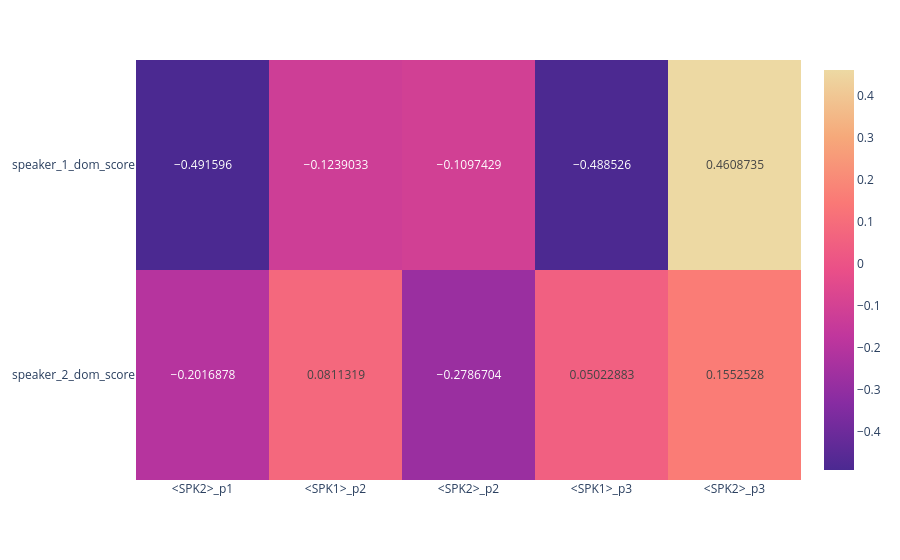

This figure's notebook cell:
### Code cell
fig_corr

### Figure 1 — Plotly figure (JSON) as saved in the notebook; plotly's stock layout.template omitted (floating-point values rounded to 4 significant figures)
{"data": [{"coloraxis": "coloraxis", "hovertemplate": "x: %{x}<br>y: %{y}<br>color: %{z}<extra></extra>", "name": "0", "texttemplate": "%{z}", "type": "heatmap", "x": ["<SPK2>_p1", "<SPK1>_p2", "<SPK2>_p2", "<SPK1>_p3", "<SPK2>_p3"], "xaxis": "x", "y": ["speaker_1_dom_score", "speaker_2_dom_score"], "yaxis": "y", "z": [[-0.4916, -0.1239, -0.1097, -0.4885, 0.4609], [-0.2017, 0.08113, -0.2787, 0.05023, 0.1553]]}], "layout": {"coloraxis": {"colorscale": [[0, "rgb(75, 41, 145)"], [0.1667, "rgb(135, 44, 162)"], [0.3333, "rgb(192, 54, 157)"], [0.5, "rgb(234, 79, 136)"], [0.6667, "rgb(250, 120, 118)"], [0.8333, "rgb(246, 169, 122)"], [1, "rgb(237, 217, 163)"]]}, "margin": {"t": 60}, "xaxis": {"anchor": "y", "domain": [0, 1]}, "yaxis": {"anchor": "x", "autorange": "reversed", "domain": [0, 1]}}}
